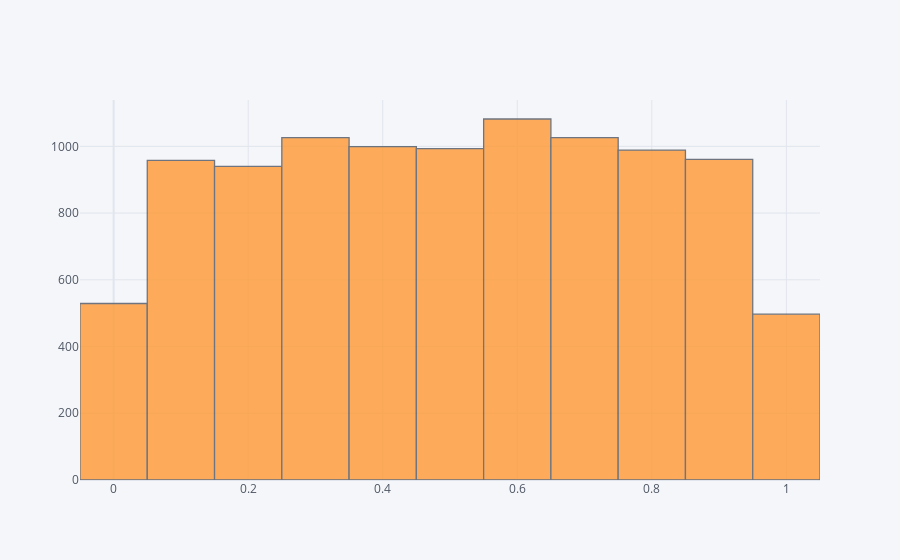

This figure's notebook cell:
### Code cell
# 구간을 10개로 균등하게 나누기
df.iplot(kind = 'histogram', bins = 10)

### Figure 1 — Plotly figure (JSON) as saved in the notebook; plotly's stock layout.template omitted (floating-point values rounded to 4 significant figures; data arrays with more than 128 entries replaced by an {"elided": "..."} marker saying what was removed)
{"data": [{"histfunc": "count", "histnorm": "", "marker": {"color": "rgba(255, 153, 51, 1.0)", "line": {"color": "#4D5663", "width": 1.3}}, "name": "A", "nbinsx": 10, "opacity": 0.8, "orientation": "v", "type": "histogram", "x": {"elided": "10000 float values"}}], "layout": {"barmode": "overlay", "legend": {"bgcolor": "#F5F6F9", "font": {"color": "#4D5663"}}, "paper_bgcolor": "#F5F6F9", "plot_bgcolor": "#F5F6F9", "title": {"font": {"color": "#4D5663"}}, "xaxis": {"gridcolor": "#E1E5ED", "showgrid": true, "tickfont": {"color": "#4D5663"}, "title": {"font": {"color": "#4D5663"}, "text": ""}, "zerolinecolor": "#E1E5ED"}, "yaxis": {"gridcolor": "#E1E5ED", "showgrid": true, "tickfont": {"color": "#4D5663"}, "title": {"font": {"color": "#4D5663"}, "text": ""}, "zerolinecolor": "#E1E5ED"}}}
